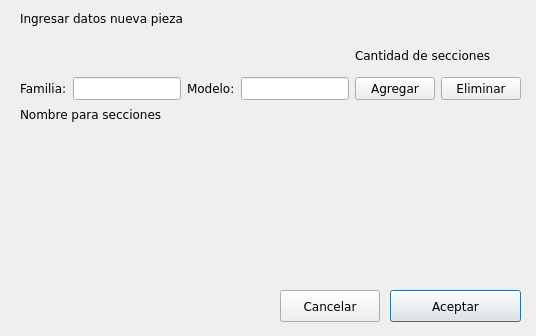
<?xml version="1.0" encoding="UTF-8"?>
<ui version="4.0">
 <class>Dialog</class>
 <widget class="QDialog" name="Dialog">
  <property name="geometry">
   <rect>
    <x>0</x>
    <y>0</y>
    <width>536</width>
    <height>336</height>
   </rect>
  </property>
  <property name="font">
   <font>
    <family>Verdana</family>
    <italic>false</italic>
    <bold>false</bold>
   </font>
  </property>
  <property name="windowTitle">
   <string>Dialog</string>
  </property>
  <widget class="QWidget" name="verticalLayoutWidget_5">
   <property name="geometry">
    <rect>
     <x>20</x>
     <y>130</y>
     <width>221</width>
     <height>191</height>
    </rect>
   </property>
   <layout class="QVBoxLayout" name="layout_nuevas_row">
    <item>
     <spacer name="verticalSpacer">
      <property name="orientation">
       <enum>Qt::Orientation::Vertical</enum>
      </property>
      <property name="sizeHint" stdset="0">
       <size>
        <width>20</width>
        <height>40</height>
       </size>
      </property>
     </spacer>
    </item>
   </layout>
  </widget>
  <widget class="QPushButton" name="btn_aceptar">
   <property name="geometry">
    <rect>
     <x>390</x>
     <y>290</y>
     <width>131</width>
     <height>32</height>
    </rect>
   </property>
   <property name="text">
    <string>Aceptar</string>
   </property>
   <property name="autoDefault">
    <bool>false</bool>
   </property>
   <property name="default">
    <bool>true</bool>
   </property>
  </widget>
  <widget class="QLabel" name="label_titulo">
   <property name="geometry">
    <rect>
     <x>20</x>
     <y>10</y>
     <width>181</width>
     <height>16</height>
    </rect>
   </property>
   <property name="text">
    <string>Ingresar datos nueva pieza</string>
   </property>
  </widget>
  <widget class="QWidget" name="gridLayoutWidget_3">
   <property name="geometry">
    <rect>
     <x>20</x>
     <y>40</y>
     <width>501</width>
     <height>60</height>
    </rect>
   </property>
   <layout class="QGridLayout" name="gridLayout_datos">
    <item row="1" column="0">
     <widget class="QLabel" name="label_familia">
      <property name="text">
       <string>Familia:</string>
      </property>
     </widget>
    </item>
    <item row="1" column="3">
     <widget class="QLineEdit" name="lineEdit_modelo">
      <property name="text">
       <string/>
      </property>
     </widget>
    </item>
    <item row="1" column="2">
     <widget class="QLabel" name="label_modelo">
      <property name="text">
       <string>Modelo:</string>
      </property>
     </widget>
    </item>
    <item row="0" column="4">
     <widget class="QLabel" name="label_cant_agregar">
      <property name="text">
       <string>Cantidad de secciones</string>
      </property>
     </widget>
    </item>
    <item row="1" column="1">
     <widget class="QLineEdit" name="lineEdit_familia">
      <property name="text">
       <string/>
      </property>
     </widget>
    </item>
    <item row="1" column="4">
     <layout class="QHBoxLayout" name="layout_btns_secciones">
      <item>
       <widget class="QPushButton" name="btn_agregar_seccion">
        <property name="text">
         <string>Agregar</string>
        </property>
       </widget>
      </item>
      <item>
       <widget class="QPushButton" name="btn_eliminar_seccion">
        <property name="text">
         <string>Eliminar</string>
        </property>
       </widget>
      </item>
     </layout>
    </item>
   </layout>
  </widget>
  <widget class="QLabel" name="label_nombre_secciones">
   <property name="geometry">
    <rect>
     <x>20</x>
     <y>100</y>
     <width>219</width>
     <height>29</height>
    </rect>
   </property>
   <property name="text">
    <string>Nombre para secciones</string>
   </property>
  </widget>
  <widget class="QPushButton" name="btn_cancelar">
   <property name="geometry">
    <rect>
     <x>280</x>
     <y>290</y>
     <width>100</width>
     <height>32</height>
    </rect>
   </property>
   <property name="text">
    <string>Cancelar</string>
   </property>
  </widget>
 </widget>
 <resources/>
 <connections/>
</ui>
